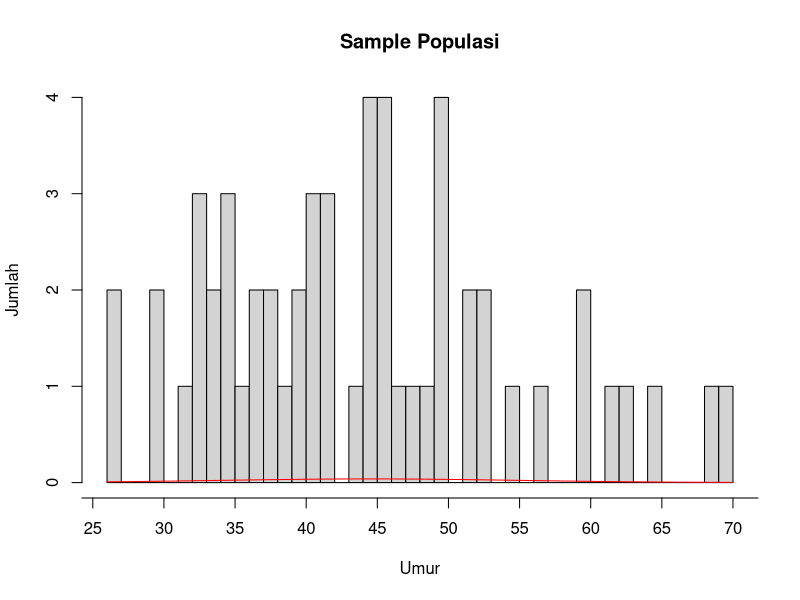

Recreate this plot in R.
# installing dependencies
install.packages("readxl")
install.packages("modeest")
install.packages("tidyverse")

# load library
library(readxl)
library(modeest)
library(tidyverse)

# take dataset form xlsx
dataAges <- read_xlsx("Ex2_1-42.xlsx")

# taking the frequency
agesCount <- dataAges |>
  count(Ages)

# calculate the mean
theMean <- mean(dataAges$Ages) 
# calculate the median
theMedian <- median(dataAges$Ages)
#calculate the mode
theMode <- mfv(dataAges$Ages)

# create histogram from data
hist(dataAges$Ages,
     breaks = 32,
     xaxt = 'n',
     main = "Sample Populasi",
     xlab = "Umur",
     ylab = "Jumlah")
curve(dnorm(x,mean = mean(dataAges$Ages),sd=sd(dataAges$Ages)), 
      add=TRUE,col="red")
axis(side = 1, at=seq(0, 100, 5), labels=seq(0, 100, 5))
